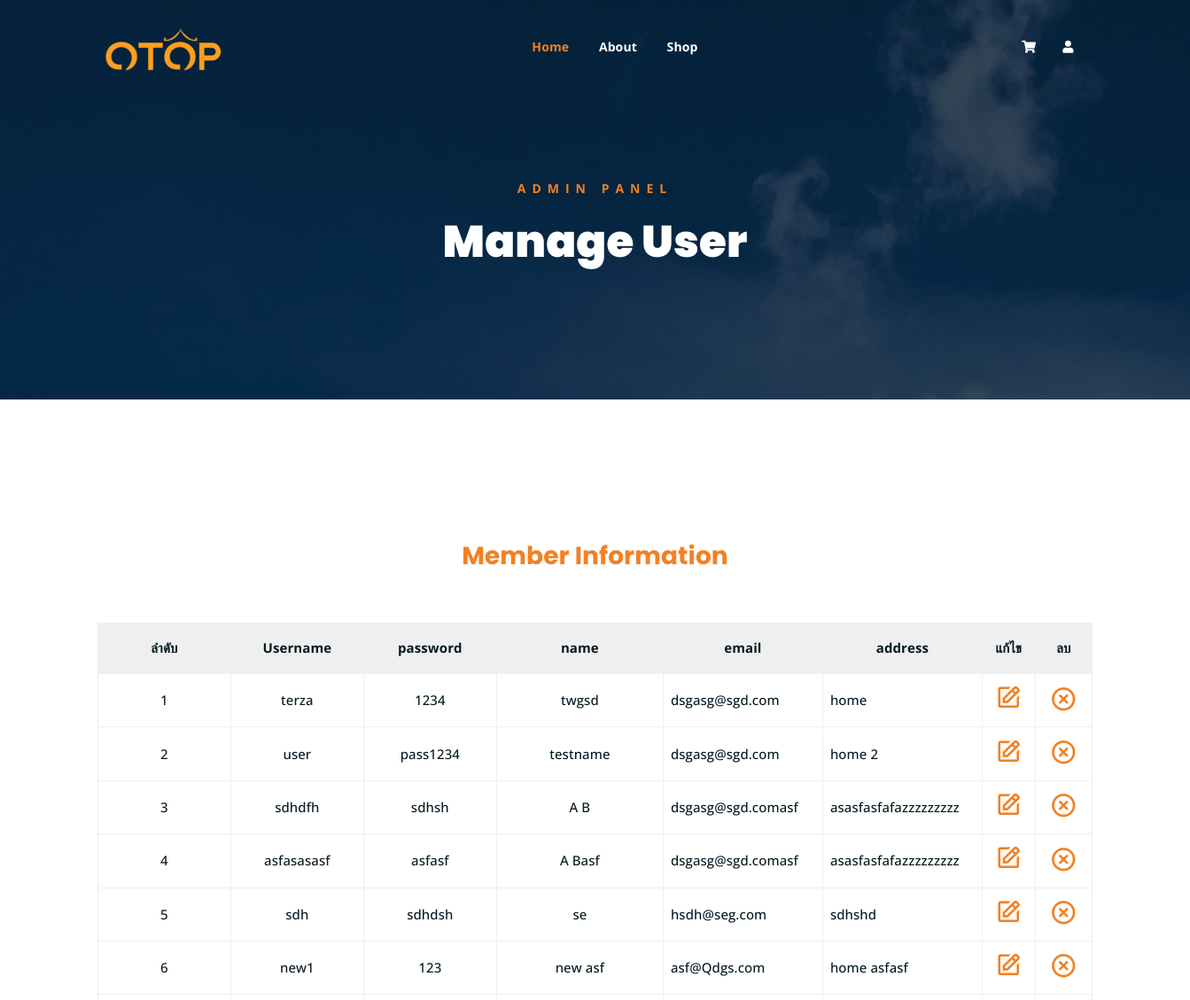
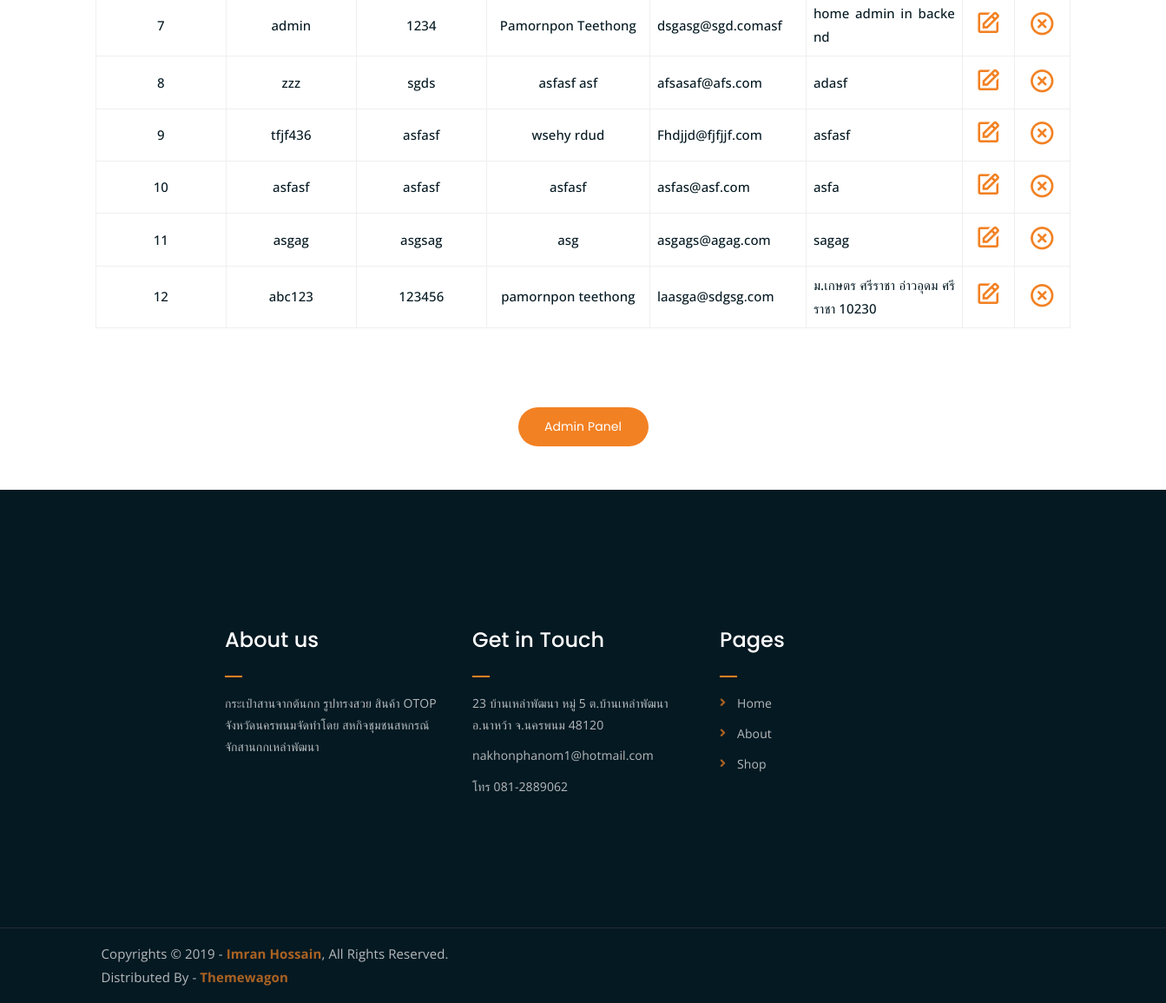
Page /pages/displayMember.php on the committed database (2 pictures, top to bottom).
### tables this page shows
CREATE TABLE `member` (
  `member_id` int(11) NOT NULL,
  `username` varchar(50) NOT NULL,
  `password` varchar(50) NOT NULL,
  `name` text NOT NULL,
  `email` text NOT NULL,
  `address` text NOT NULL
);

### pages/connectDB.php (called while the page is built, shortened)
<?php
class DB_conn
{
    public $conn;
    function __construct()
    {
        $this->conn = mysqli_connect(DB_SERVER, DB_USERNAME, DB_PASSWORD, DB_NAME);
    }
    public function display_member()
    {
        $str = mysqli_query($this->conn, "SELECT * from member");
        return $str;
    }
}
?>

### pages/displayMember.php (the view, shortened to what this page needs)
<?php
include_once("header.php");
?>
<?php
include_once("connectDB.php");
$conn = new DB_conn;
?>
<!DOCTYPE html>
<html lang="en">
<html>
<body>
    <div class="breadcrumb-section breadcrumb-bg">
        <div class="container">
            <div class="row">
                <div class="col-lg-8 offset-lg-2 text-center">
                    <div class="breadcrumb-text">
                        <p>Admin panel</p>
                        <h1>Manage User</h1>
                    </div>
                </div>
            </div>
        </div>
    </div>
    <br><br><br><br><br><br><br><br>
    <table class="layout-table">
        <div class="container">
            <thead class="cart-table-head text-center">
                <div class="text-center">
                    <div class="table-header">
                        <h1 class="PRODUCTLIST">Member Information</h1>
                    </div>
                </div>
                <tr>
                    <th class="column-name">ลําดับ</th>
                    <th class="column-name">Username</th>
                    <th class="column-name">password</th>
                    <th class="column-name">name</th>
                    <th class="column-name">email</th>
                    <th class="column-name">address</th>
                    <th class="column-name">แก้ไข</th>
                    <th class="column-name">ลบ</th>
                </tr>
            </thead>
            <tbody class="align-middle-table table-bordered">
                <?php
                $sql = $conn->display_member();
                $i = 1;
                while ($data = mysqli_fetch_array($sql)) {
                ?>
                    <tr>
                        <td class="row-text"> <?php echo $i ?> </td>
                        <td class="row-text"> <?php echo $data['username'] ?> </td>
                        <td class="row-text"> <?php echo $data['password'] ?> </td>
                        <td class="row-text"> <?php echo $data['name'] ?> </td>
                        <td class="row-email"> <?php echo $data['email'] ?> </td>
                        <td class="row-address"> <?php echo $data['address'] ?> </td>
                        <td class="member-edit"><a href="editMember.php?id=<?php echo $data['member_id'] ?>"><i class="bx bx-edit bx-md"></i></a></td>
                        <td class="member-del"><a href="delMember.php?id=<?php echo $data['member_id'] ?>" class="btn btn-sm btnprimary" onclick="return confirm('คุณต้องการลบข้อมูลใช่หรือไม่')"><i class="bx bx-x-circle bx-md"></i></a></td>
                        <?php $i++;  ?>
                    <?php
                }
                    ?>
                    </tr>
            </tbody>
        </div>
    </table>
    <div class="text-center">
        <a href="<?php echo '/Shop/pages/' ?>admin-panel.php" style="margin-top: -50px; margin-bottom: 50px;" class="cart-btn">Admin Panel</a>
    </div>
    <?php
    include_once('footer.php')
    ?>
</body>
</html>

### assets/css/main.css (style rules this page uses)
html { font-size: 14px; font-weight: 400; line-height: 28px; height: 100%; }
body { font-family: "Open Sans", sans-serif; font-weight: 400; font-size: 1rem; letter-spacing: 0.1px; line-height: 1.8; color: #051922; overflow-x: hidden; }
a { cursor: pointer; text-decoration: none; -webkit-transition: all 0.2s ease-in-out; -o-transition: all 0.2s ease-in-out; transition: all 0.2s ease-in-out; }
h1, .h1, h2, .h2, h3, .h3, h4, .h4, h5, .h5, h6, .h6 { font-family: "Poppins", sans-serif; font-weight: 700; margin: 0 0 1.25rem 0; color: #051922; }
h1:last-child, .h1:last-child, h2:last-child, .h2:last-child, h3:last-child, .h3:last-child, h4:last-child, .h4:last-child, h5:last-child, .h5:last-child, h6:last-child, .h6:last-child { margin: 0; }
h1, .h1 { font-size: 4rem; font-weight: 700; line-height: 4rem; }
p { font-family: "Open Sans", sans-serif; font-weight: 400; font-size: 1rem; letter-spacing: 0.1px; line-height: 1.8; color: #051922; margin: 0 0 1.25rem 0; }
a.boxed-btn, a.bordered-btn, a.cart-btn { border-radius: 50px; }
.breadcrumb-bg { background-image: url(../img/breadcrumb-bg.webp); }
.breadcrumb-text p { color: #F28123; font-weight: 700; text-transform: uppercase; letter-spacing: 7px; }
.breadcrumb-text h1 { font-size: 50px; font-weight: 900; color: #fff; margin: 0; margin-top: 20px; }
.breadcrumb-section { padding: 150px 0; background-size: cover; background-position: center center; position: relative; z-index: 1; background-attachment: fixed; padding-top: 200px; }
.breadcrumb-section:after { position: absolute; left: 0; top: 0; width: 100%; height: 100%; content: ""; background-color: #07212e; z-index: -1; opacity: 0.8; }
a.cart-btn { -webkit-transition: 0.3s; -o-transition: 0.3s; transition: 0.3s; }
html, body { height: 100%; }
a.cart-btn { font-family: 'Poppins', sans-serif; display: inline-block; background-color: #F28123; color: #fff; padding: 10px 20px; width: 150px; }
thead { border-bottom: 1px solid #eee; }
thead.cart-table-head tr { background-color: #efefef; font-weight: 600 ; }
td.product-edit a, td.product-del a, td.member-edit a, td.member-del a { color: #F28123; }
table.layout-table { font-weight: 500; font-size: 15px; padding: 15px; margin: 0 auto; margin-bottom: 100px; margin-top: 100px; }
table.layout-table thead tr th.column-name { font-weight: bold; font-size: 15px; padding: 15px; margin: 0 auto; margin-bottom: 100px; }
table.layout-table tbody tr td.row-text { font-size: 15px; padding: 15px; margin: 0 auto; margin-bottom: 100px; text-align: center; width: 150px; white-space: nowrap; }
.row-address, td.row-email { font-size: 15px; padding: 15px; margin: 0 auto; margin-bottom: 100px; text-align: center; word-wrap: break-word; word-break: break-all; width: 180px; text-align: justify; text-justify: inter-word; }
td.member-edit, td.member-del { text-align: center; }
.table-header { margin: 0 auto; margin-bottom: -50px; margin-top: -50px; }

### pages/displayMember.php (style rules this page uses)
.PRODUCTLIST { font-family: "Poppins", sans-serif; font-size: 2rem; letter-spacing: 0.1px; line-height: 1.8; color: #F28123; overflow-x: hidden; }
.table-bordered { border-collapse: collapse; }
.table-bordered td, .table-bordered th { border: 1px solid #efefef; padding: 8px; }

### rows in the picture
member: username "terza", password "1234", name "twgsd", email "dsgasg@sgd.com", address "home"
member: username "user", password "pass1234", name "testname", email "dsgasg@sgd.com", address "home 2"
member: username "sdhdfh", password "sdhsh", name "A B", email "dsgasg@sgd.comasf", address "asasfasfafazzzzzzzzz"
member: username "asfasasasf", password "asfasf", name "A Basf", email "dsgasg@sgd.comasf", address "asasfasfafazzzzzzzzz"
member: username "sdh", password "sdhdsh", name "se", email "hsdh@seg.com", address "sdhshd"
member: username "new1", password "123", name "new asf", email "asf@Qdgs.com", address "home asfasf"
member: username "admin", password "1234", name "Pamornpon Teethong", email "dsgasg@sgd.comasf", address "home admin in backend"
member: username "zzz", password "sgds", name "asfasf asf", email "afsasaf@afs.com", address "adasf"
member: username "tfjf436", password "asfasf", name "wsehy rdud", email "Fhdjjd@fjfjjf.com", address "asfasf"
member: username "asfasf", password "asfasf", name "asfasf", email "asfas@asf.com", address "asfa"
member: username "asgag", password "asgsag", name "asg", email "asgags@agag.com", address "sagag"
member: username "abc123", password "123456", name "pamornpon teethong", email "laasga@sdgsg.com", address "ม.เกษตร ศรีราชา อ่าวอุดม ศรีราชา 10230"
